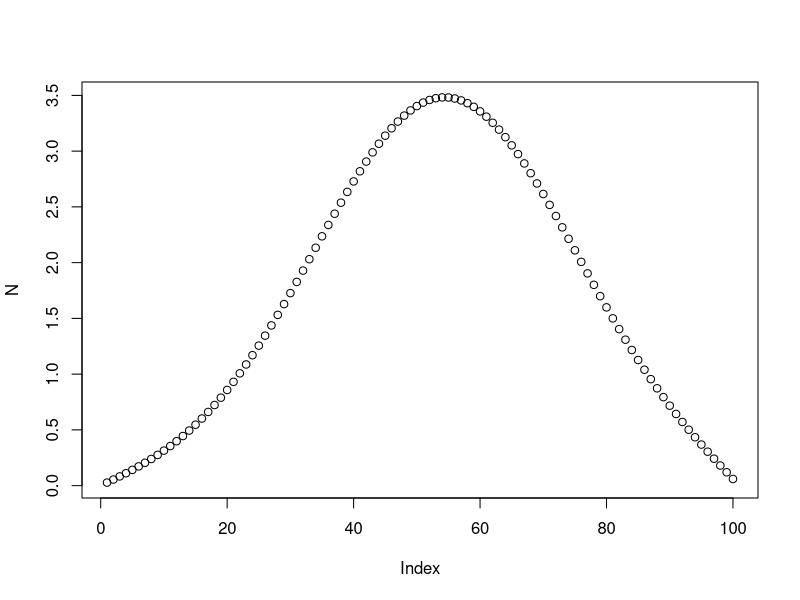

The R script that drew this image:
d <- 0.1
n <- 100
N <- rep(0,n)
N[50] <-100 #initial generation
N[60] <- 80 #other generation
tmax <- 2000

# creation of universe, the particles on the edge dissapear
for(t in 2:tmax) {
  Nnew <- rep(0,n)
  Nnew[1] <- (1-2*d)*N[1] + d*N[2]
  Nnew[n] <- (1-2*d)*N[n] +d*N[n-1]
  
  #loop throug all the other cells
  for(i in 2:(n-1)) {
    Nnew[i] <- (1-2*d)*N[i] + d*N[i-1] + d*N[i+1]
    
  }
  # set 
  N <-Nnew
}

plot(N)